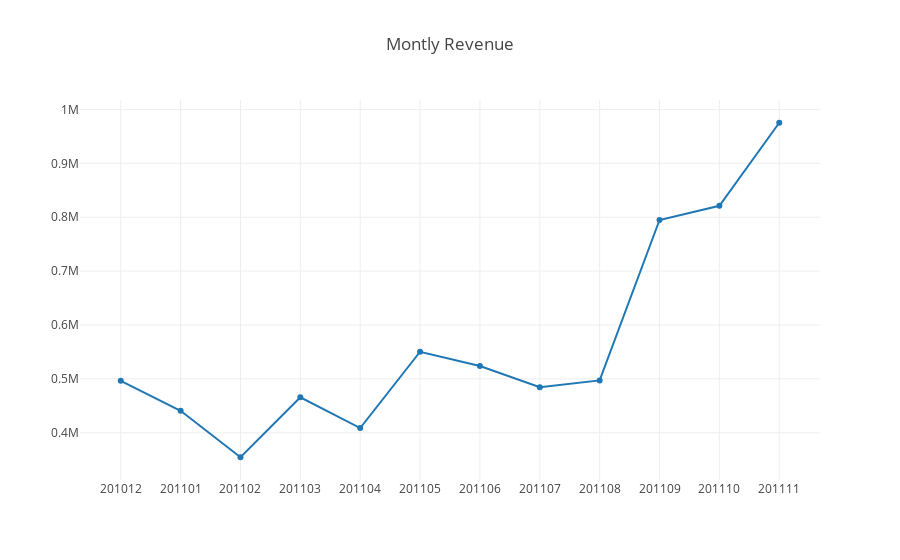

The code cell stored with this chart in its notebook:
### Code cell
fig = go.Figure(data=plot_data, layout=plot_layout)
pyoff.iplot(fig)

### Figure 1 — Plotly figure (JSON) as saved in the notebook; plotly's stock layout.template omitted (floating-point values rounded to 4 significant figures)
{"data": [{"type": "scatter", "uid": "90838b06-e4d3-4b89-ac34-045953cb9e17", "x": [201012, 201101, 201102, 201103, 201104, 201105, 201106, 201107, 201108, 201109, 201110, 201111], "y": [496500.0, 440900.0, 354600.0, 465800.0, 408700.0, 550400.0, 523800.0, 484500.0, 497200.0, 794800.0, 821200.0, 975300.0]}], "layout": {"title": {"text": "Montly Revenue"}, "xaxis": {"type": "category"}}}
